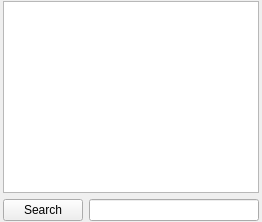
               <widget class="QWidget" name="tab_4">
                <attribute name="title">
                 <string>Response Source Code</string>
                </attribute>
                <layout class="QGridLayout" name="gridLayout_17">
                 <property name="leftMargin">
                  <number>3</number>
                 </property>
                 <property name="topMargin">
                  <number>1</number>
                 </property>
                 <property name="rightMargin">
                  <number>3</number>
                 </property>
                 <property name="bottomMargin">
                  <number>1</number>
                 </property>
                 <item row="0" column="0" colspan="2">
                  <widget class="QTextEdit" name="sourceEdit"/>
                 </item>
                 <item row="1" column="0">
                  <widget class="QPushButton" name="pushButton_7">
                   <property name="toolTip">
                    <string>&lt;html&gt;&lt;head&gt;&lt;meta name=&quot;qrichtext&quot; content=&quot;1&quot; /&gt;&lt;style type=&quot;text/css&quot;&gt;
p, li { white-space: pre-wrap; }
&lt;/style&gt;&lt;/head&gt;&lt;body style=&quot; font-family:'MS Shell Dlg 2'; font-size:8.25pt; font-weight:400; font-style:normal;&quot;&gt;
&lt;p style=&quot; margin-top:0px; margin-bottom:0px; margin-left:0px; margin-right:0px; -qt-block-indent:0; text-indent:0px;&quot;&gt;&lt;span style=&quot; font-size:10pt;&quot;&gt;Search in the content of the response, for a word, regexp, etc.&lt;/span&gt;&lt;/p&gt;&lt;/body&gt;&lt;/html&gt;</string>
                   </property>
                   <property name="text">
                    <string>Search</string>
                   </property>
                   <property name="icon">
                    <iconset>
                     <normaloff>images/Icons/Search.png</normaloff>images/Icons/Search.png</iconset>
                   </property>
                  </widget>
                 </item>
                 <item row="1" column="1">
                  <widget class="QLineEdit" name="lineEdit_5"/>
                 </item>
                </layout>
               </widget>
